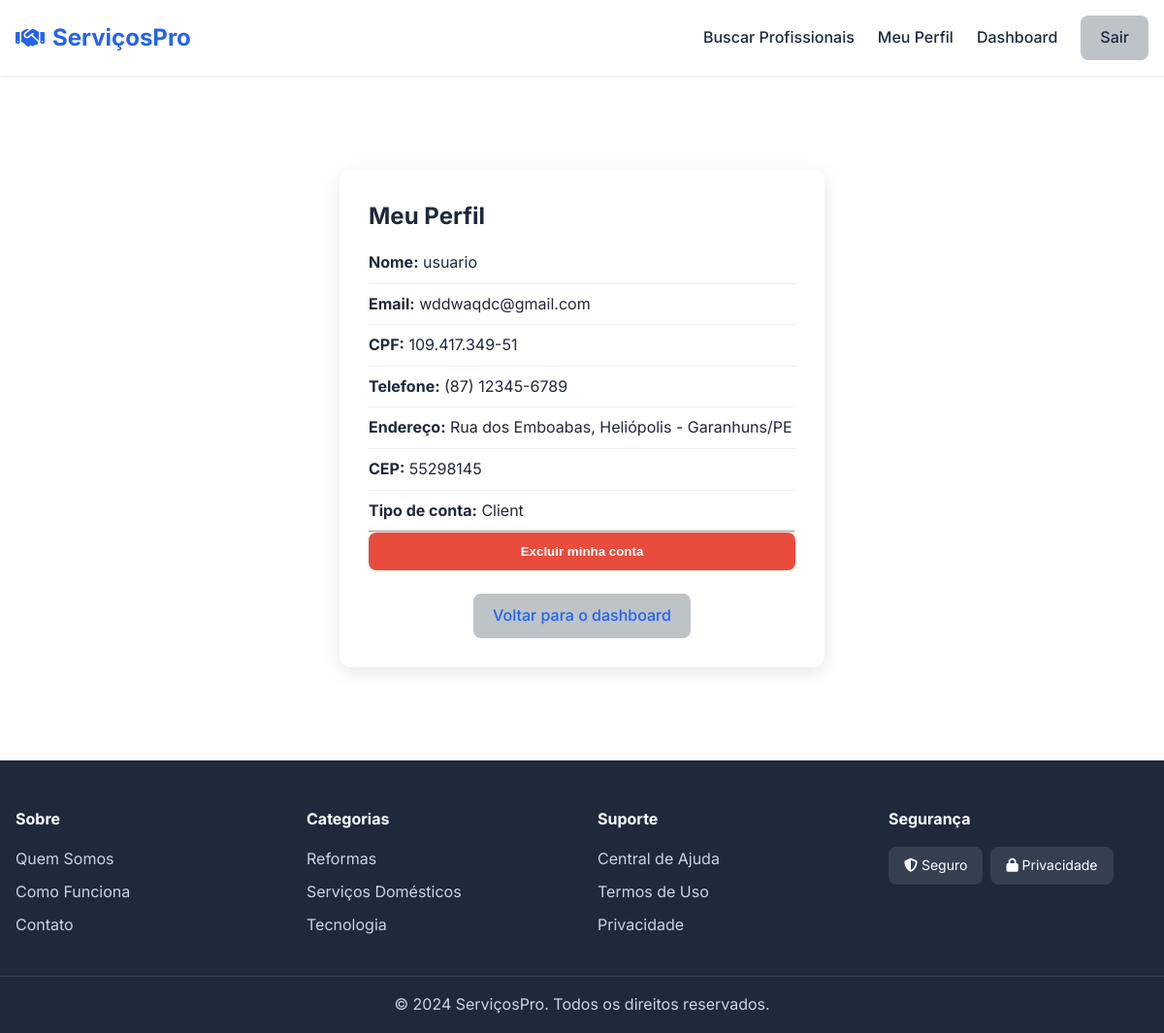
The page /perfil (signed in) on the database as committed earlier.
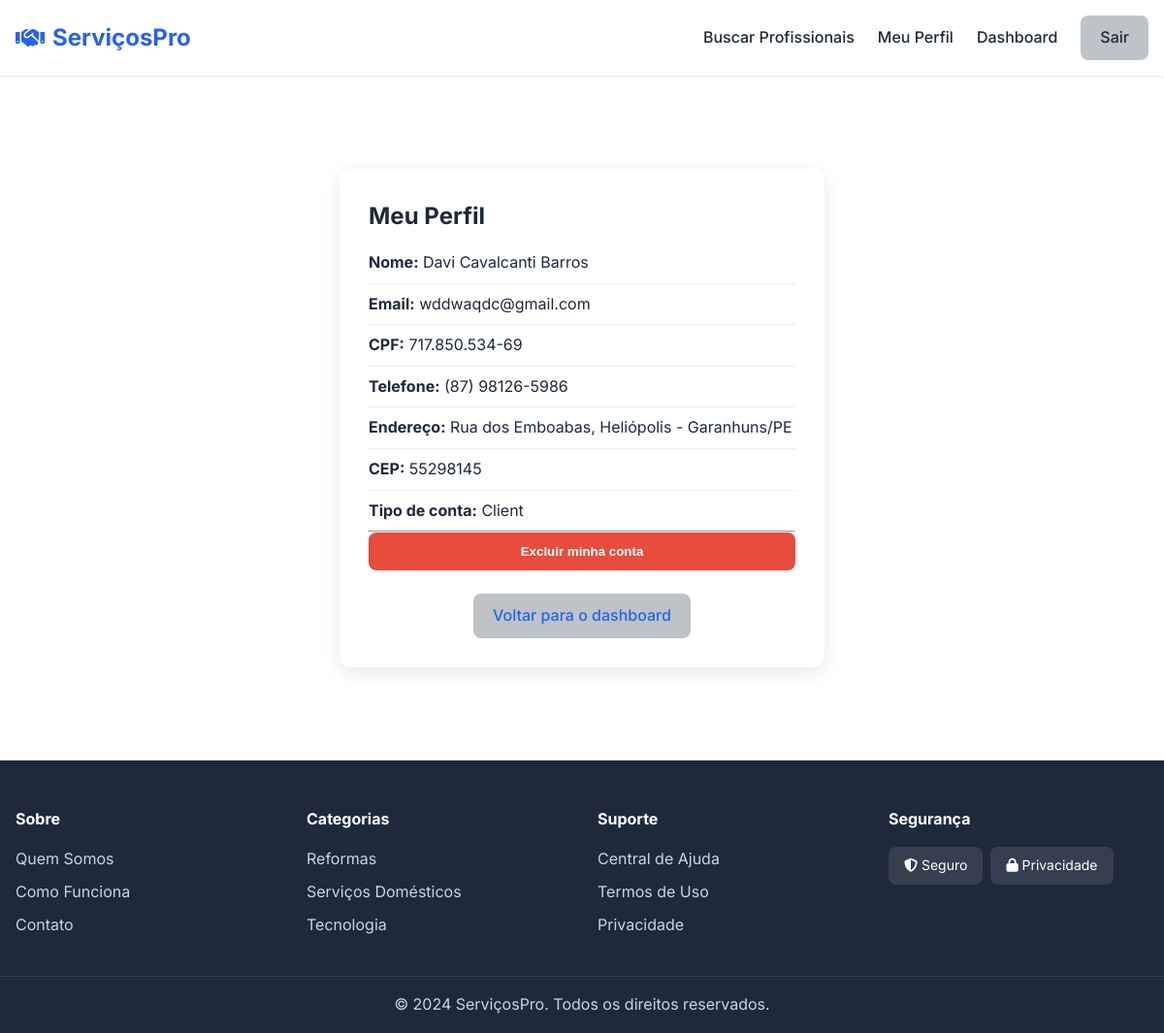
The same page on the database as committed later.
### models.py (models this page shows, shortened)
class User(db.Model, UserMixin):
    __tablename__ = 'users'
    id = db.Column(db.Integer, primary_key=True)
    name = db.Column(db.String(120), nullable=False)
    cpf = db.Column(db.String(14), unique=True, nullable=False)
    email = db.Column(db.String(120), unique=True, nullable=False)
    phone = db.Column(db.String(20))
    password_hash = db.Column(db.String(255), nullable=False)
    user_type = db.Column(db.String(20), default='client')  # client / professional
    cep = db.Column(db.String(9))
    address = db.Column(db.String(200))
    neighborhood = db.Column(db.String(120))
    city = db.Column(db.String(120))
    state = db.Column(db.String(2))
    created_at = db.Column(db.DateTime, default=datetime.utcnow)
    professional_profile = db.relationship(
        "Professional",
        backref="user",
        uselist=False,
        cascade="all, delete-orphan"
    )
    client_requests = db.relationship(
        "ServiceRequest",
        backref="client",
        foreign_keys="ServiceRequest.client_id",
        cascade="all, delete-orphan"
    )
    reviews_given = db.relationship(
        "Review",
        backref="client",
        foreign_keys="Review.client_id",
        cascade="all, delete-orphan"
    )

### app.py (the view)
@app.route('/perfil')
@login_required
def perfil():
    user = User.query.get_or_404(current_user.id)
    prof = Professional.query.filter_by(user_id=user.id).first()
    return render_template("perfil.html", user=user, prof=prof)

### app.py (called while the page is built)
@login_manager.user_loader
def load_user(user_id):
    try:
        return User.query.get(int(user_id))
    except Exception:
        return None

### templates/perfil.html (shortened to what this page needs)
{% extends "base.html" %}
{% block content %}
<section class="section">
    <div class="container">
        <div class="auth-container">
            <div class="auth-card profile-card">
                <h2 class="mb-3">Meu Perfil</h2>
                <div class="profile-info mb-4">
                    <div class="info-row"><strong>Nome:</strong> {{ current_user.name }}</div>
                    <div class="info-row"><strong>Email:</strong> {{ current_user.email }}</div>
                    <div class="info-row"><strong>CPF:</strong> {{ current_user.cpf }}</div>
                    <div class="info-row"><strong>Telefone:</strong> {{ current_user.phone or '-' }}</div>
                    <div class="info-row"><strong>Endereço:</strong> {{ current_user.address }}, {{
                        current_user.neighborhood }} - {{ current_user.city }}/{{ current_user.state }}</div>
                    <div class="info-row"><strong>CEP:</strong> {{ current_user.cep }}</div>
                    <div class="info-row"><strong>Tipo de conta:</strong> {{ current_user.user_type|capitalize }}</div>
                </div>
                <hr>
                <form method="POST" action="{{ url_for('excluir_proprio_usuario') }}"
                    onsubmit="return confirm('Tem certeza que deseja excluir sua conta? Esta ação não pode ser desfeita.')">
                    <button type="submit" class="btn-danger btn-block">Excluir minha conta</button>
                </form>
                <div class="auth-footer mt-4 text-center">
                    <a href="{{ url_for('dashboard') }}" class="btn-secondary">Voltar para o dashboard</a>
                </div>
            </div>
        </div>
    </div>
</section>
{% endblock %}

### templates/base.html (shortened to what this page needs)
<!DOCTYPE html>
<html lang="pt-BR">
<head>
    <link rel="stylesheet" href="https://cdnjs.cloudflare.com/ajax/libs/font-awesome/6.4.0/css/all.min.css">
    <link rel="stylesheet" href="{{ url_for('static', filename='css/style.css') }}">
</head>
<body>
    <nav class="navbar">
        <div class="container nav-container">
            <a href="{{ url_for('index') }}" class="logo">
                <i class="fas fa-handshake"></i> ServiçosPro
            </a>
            <div class="nav-links">
                <a href="{{ url_for('search') }}">Buscar Profissionais</a>
                {% if current_user.is_authenticated %}
                  <a href="{{ url_for('editar_perfil') }}">Meu Perfil</a>
                    <a href="{{ url_for('dashboard') }}">Dashboard</a>
                    <a href="{{ url_for('logout') }}" class="btn-secondary">Sair</a>
                {% else %}
                    <a href="{{ url_for('login') }}">Entrar</a>
                    <a href="{{ url_for('register') }}?type=professional" class="btn-primary">Seja um Profissional</a>
                {% endif %}
            </div>
        </div>
    </nav>
    <main>
        {% block content %}{% endblock %}
    </main>
    <footer class="footer">
        <div class="container footer-content">
            <div class="footer-section">
                <h4>Sobre</h4>
                <ul>
                    <li><a href="#">Quem Somos</a></li>
                    <li><a href="#">Como Funciona</a></li>
                    <li><a href="#">Contato</a></li>
                </ul>
            </div>
            <div class="footer-section">
                <h4>Categorias</h4>
                <ul>
                    <li><a href="{{ url_for('search') }}?category=1">Reformas</a></li>
                    <li><a href="{{ url_for('search') }}?category=2">Serviços Domésticos</a></li>
                    <li><a href="{{ url_for('search') }}?category=3">Tecnologia</a></li>
                </ul>
            </div>
            <div class="footer-section">
                <h4>Suporte</h4>
                <ul>
                    <li><a href="#">Central de Ajuda</a></li>
                    <li><a href="#">Termos de Uso</a></li>
                    <li><a href="#">Privacidade</a></li>
                </ul>
            </div>
            <div class="footer-section">
                <h4>Segurança</h4>
                <div class="trust-badges">
                    <div class="badge"><i class="fas fa-shield-alt"></i> Seguro</div>
                    <div class="badge"><i class="fas fa-lock"></i> Privacidade</div>
                </div>
            </div>
        </div>
        <div class="footer-bottom">
            <div class="container">
                <p>&copy; 2024 ServiçosPro. Todos os direitos reservados.</p>
            </div>
        </div>
    </footer>
</body>
</html>

### static/css/style.css (style rules this page uses)
:root { --primary-color: #2563eb; --primary-dark: #1d4ed8; --secondary-color: #64748b; --success-color: #10b981; --danger-color: #ef4444; --warning-color: #f59e0b; --bg-light: #f8fafc; --text-dark: #1e293b; --text-muted: #64748b; --border-color: #e2e8f0; }
* { margin: 0; padding: 0; box-sizing: border-box; }
body { font-family: 'Inter', -apple-system, BlinkMacSystemFont, 'Segoe UI', sans-serif; color: var(--text-dark); line-height: 1.6; }
.container { max-width: 1280px; margin: 0 auto; padding: 0 1rem; }
.navbar { background: white; box-shadow: 0 1px 3px rgba(0,0,0,0.1); position: sticky; top: 0; z-index: 100; padding: 1rem 0; }
.nav-container { display: flex; justify-content: space-between; align-items: center; }
.logo { font-size: 1.5rem; font-weight: 700; color: var(--primary-color); text-decoration: none; display: flex; align-items: center; gap: 0.5rem; }
.nav-links { display: flex; gap: 1.5rem; align-items: center; }
.nav-links a { text-decoration: none; color: var(--text-dark); font-weight: 500; transition: color 0.2s; }
.btn-secondary { background: var(--secondary-color); color: white; padding: 0.75rem 1.5rem; border: none; border-radius: 0.5rem; font-weight: 500; cursor: pointer; text-decoration: none; display: inline-block; transition: background 0.2s; }
.btn-danger { background: var(--danger-color); color: white; padding: 0.75rem 1.5rem; border: none; border-radius: 0.5rem; font-weight: 500; cursor: pointer; }
.btn-block { width: 100%; text-align: center; }
.section { padding: 4rem 0; }
.footer { background: #1e293b; color: white; padding: 3rem 0 1rem; }
.footer-content { display: grid; grid-template-columns: repeat(auto-fit, minmax(200px, 1fr)); gap: 2rem; margin-bottom: 2rem; }
.footer-section h4 { margin-bottom: 1rem; }
.footer-section ul { list-style: none; }
.footer-section a { color: #cbd5e1; text-decoration: none; display: block; margin-bottom: 0.5rem; }
.trust-badges { display: flex; gap: 0.5rem; flex-wrap: wrap; }
.badge { background: rgba(255,255,255,0.1); padding: 0.5rem 1rem; border-radius: 0.5rem; font-size: 0.875rem; }
.footer-bottom { border-top: 1px solid rgba(255,255,255,0.1); padding-top: 1rem; text-align: center; color: #cbd5e1; }
.auth-container { display: flex; justify-content: center; padding: 2rem 0; }
.auth-card { background: white; padding: 2rem; border-radius: 0.75rem; box-shadow: 0 4px 6px rgba(0,0,0,0.1); width: 100%; max-width: 500px; }
.auth-card h2 { margin-bottom: 0.5rem; }
.auth-footer { margin-top: 1.5rem; text-align: center; color: var(--text-muted); }
.auth-footer a { color: var(--primary-color); text-decoration: none; }

### templates/perfil.html (style rules this page uses)
.profile-card { max-width: 500px; margin: auto; padding: 30px; border-radius: 12px; box-shadow: 0 5px 20px rgba(0, 0, 0, 0.1); }
.profile-info .info-row { padding: 8px 0; font-size: 16px; border-bottom: 1px solid #eee; }
.profile-info .info-row:last-child { border-bottom: none; }
.btn-danger { background-color: #e74c3c; color: #fff; border: none; padding: 12px; border-radius: 8px; font-weight: bold; cursor: pointer; transition: background 0.3s; }
.btn-secondary { display: inline-block; background-color: #bdc3c7; color: #2c3e50; padding: 10px 20px; border-radius: 8px; text-decoration: none; transition: background 0.3s; }

Rows that differ between the two databases and show on the page:
changed User "wddwaqdc@gmail.com": name "usuario" → "Davi Cavalcanti Barros"; cpf "109.417.349-51" → "717.850.534-69"; phone "(87) 12345-6789" → "(87) 98126-5986"
